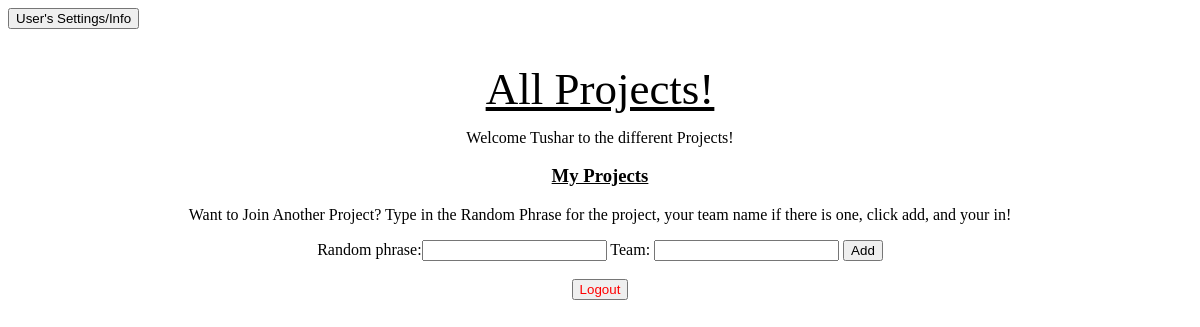
The app's page /quest/user_project_page/tdesai (signed in), older data.
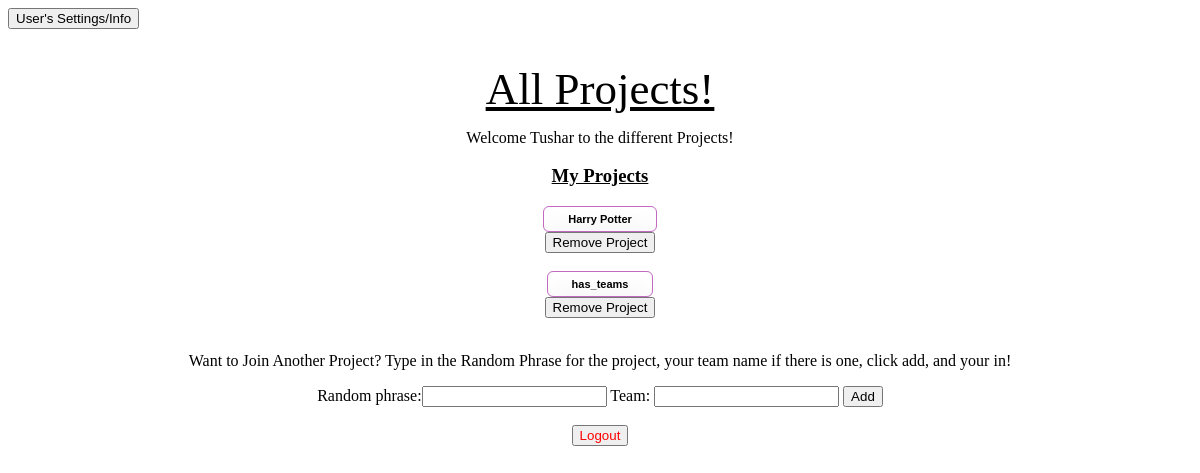
The same page, newer data.
### quest_extension/models.py (models this page shows)
class User(models.Model):
    user_ldap = models.CharField(max_length=45)
    user_first_name = models.CharField(max_length=45)
    user_last_name = models.CharField(max_length=45)
    user_email = models.CharField(max_length=45)
    user_password = models.CharField(max_length = 100)
    user_reset_password_pin = models.CharField(max_length = 100, null=True, default = None)

class Project(models.Model):
    project_name = models.CharField(max_length=1000)
    project_description = models.CharField(max_length=1000)
    project_random_phrase = models.CharField(max_length = 255, unique = True)
    project_admin_pin = models.CharField(max_length = 255, unique = True)
    project_editable = models.BooleanField()
    project_has_teams = models.BooleanField(default = False)

### quest_extension/views.py (the view)
# urls.py: path('user_project_page/<ldap>', views.get_user_project_page),
def get_user_project_page(request, ldap):
    if not validate_user_access(request, ldap):
        return HttpResponseRedirect('/quest/user_login')
    current_user = User.objects.get(user_ldap = ldap)
    user_projects = [user_project.project for user_project in UserProject.objects.filter(user = current_user)]
    user_project_ids = [project.id for project in user_projects]
    all_other_projects = [project for project in Project.objects.all() if project.id not in user_project_ids]
    add_new_project_form = AddNewProjectForm()
    context = {'current_user': current_user,
     'user_projects': user_projects,
      'all_other_projects': all_other_projects,
      'add_new_project_form': add_new_project_form}
    return render(request, 'quest_extension/user_project_page.html', context)

### quest_extension/forms.py
class AddNewProjectForm(forms.Form):
    random_phrase = forms.CharField()

### quest_extension/logic.py (called while the page is built)
def validate_user_access(request, ldap):
    return 'current_user_ldap' in request.session and request.session['current_user_ldap'] == ldap

### quest_extension/templates/quest_extension/user_project_page.html (shortened to what this page needs)
{% load static %}
<!DOCTYPE html>
<html lang="en">
    <head>
	<link rel="stylesheet" type="text/css" href="{% static 'quest_extension/user_project_page_style.css' %}">
    </head>
    <body>
    <form method='GET' action = '/quest/user_settings_info/{{current_user.user_ldap}}'>
        <button type='submit'>User's Settings/Info</button>
    </form>
    <div id = 'centered'>
        <h1>All Projects!</h1>
        <p>Welcome {{ current_user.user_first_name }} to the different Projects!</p>
        <h3> My Projects </h3>
        {% for project in user_projects %}
            <form method='GET', action = '/quest/user_home/{{ current_user.user_ldap }}/{{ project.id }}'>
                <div id= 'project_button'>
                    <button type='submit'>{{project.project_name}}</button>
                </div>
            </form>
            <form method='POST' action = '/quest/remove_user_project/{{ current_user.user_ldap }}'>
                <button onclick="return confirm('Are you sure you want to remove this project (All data submitted and all questions answered for this project will be deleted)?');" type = 'submit' name = 'remove_project' value = '{{ project.id }}'> Remove Project </button>
            </form>
            <br>
        {% endfor %}
        <p> Want to Join Another Project? Type in the Random Phrase for the project, your team name if
            there is one, click add,
            and your in!
        </p>
            <form id = 'add_new_project' method='POST' action = '/quest/add_user_project_page/{{ current_user.user_ldap }}'>
                {{ add_new_project_form }}
                Team: <input type = 'text', name = 'team'>
                <button type ='submit' name = 'project_id' value = '{{project.id}}'>Add</button>
            </form>
            <br>
            <div id= 'logout'>
            <form method='POST' action = '/quest/user_logout/{{ current_user.user_ldap}}'>
                    <button type = 'submit', name = 'logout'>Logout</button>
                </form>
            </div>
        </div>
    </body>
</html>

Row changes from the older to the newer data that the page shows:
now on this page (row edited): Project: project_name "Harry Potter", {{ project.id }} 12 (drawn)
now on this page (row unchanged): Project: project_name "has_teams", {{ project.id }} 61 (drawn)
